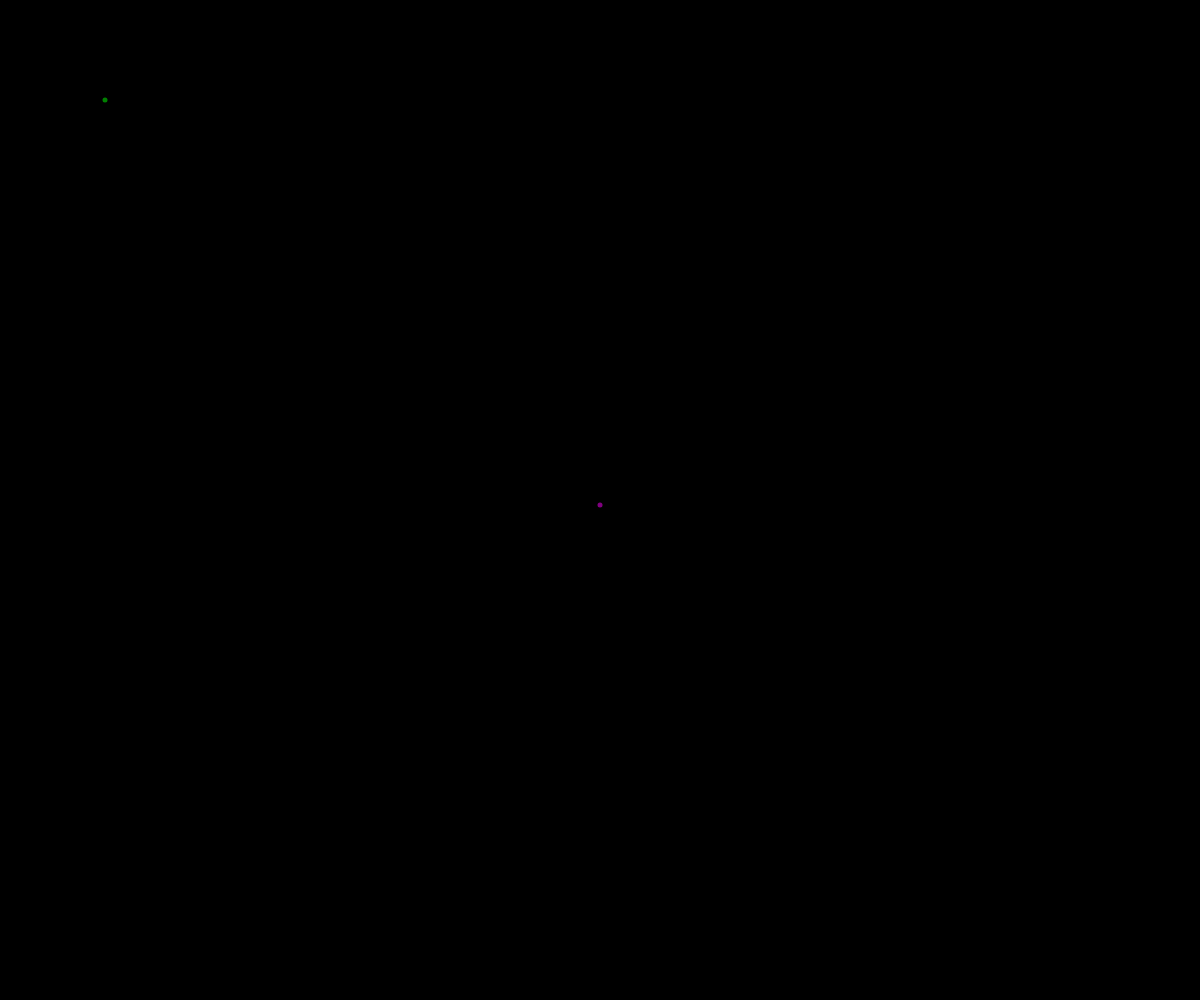
Frame 1 (no input)
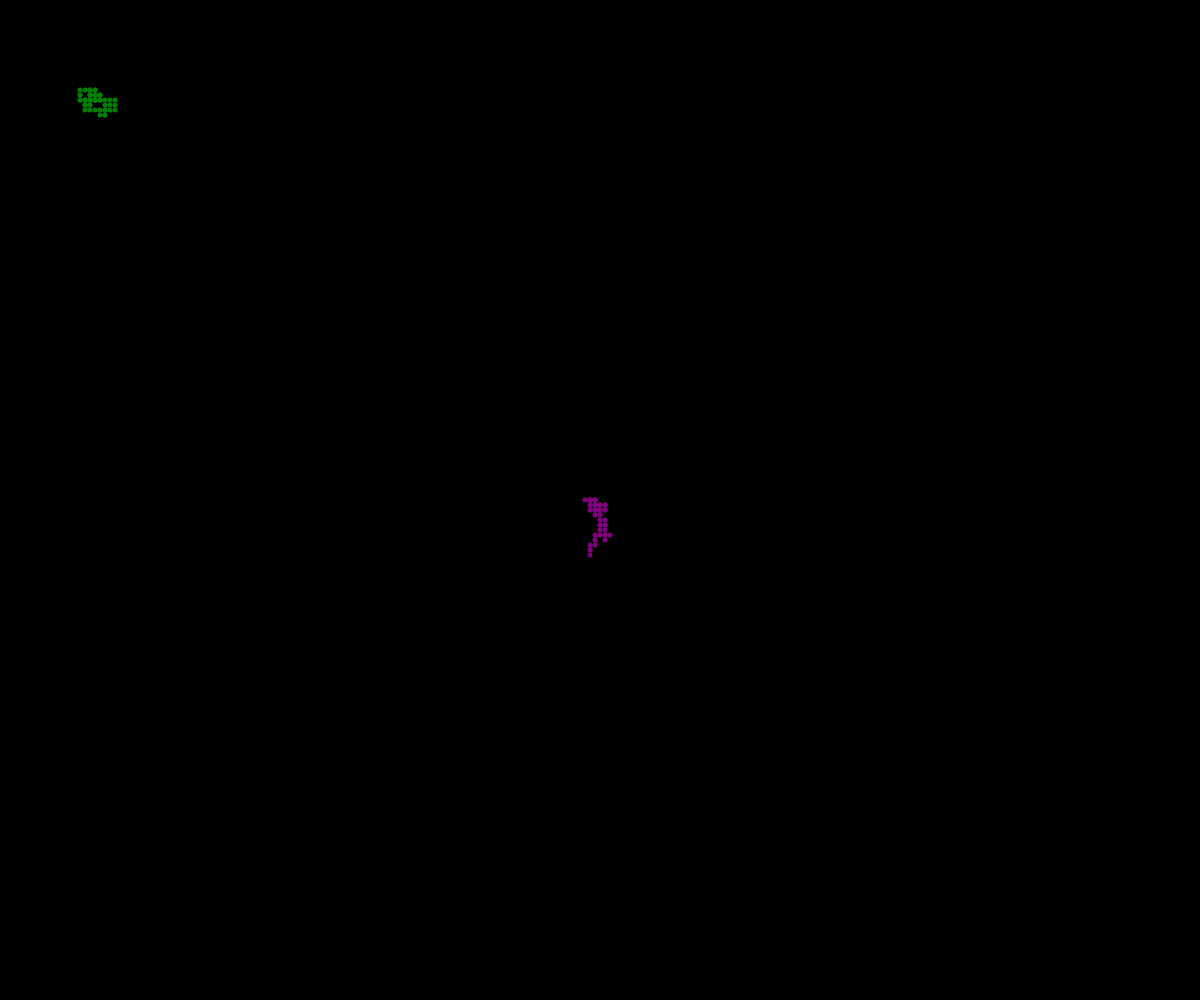
Frame 60 (no input)
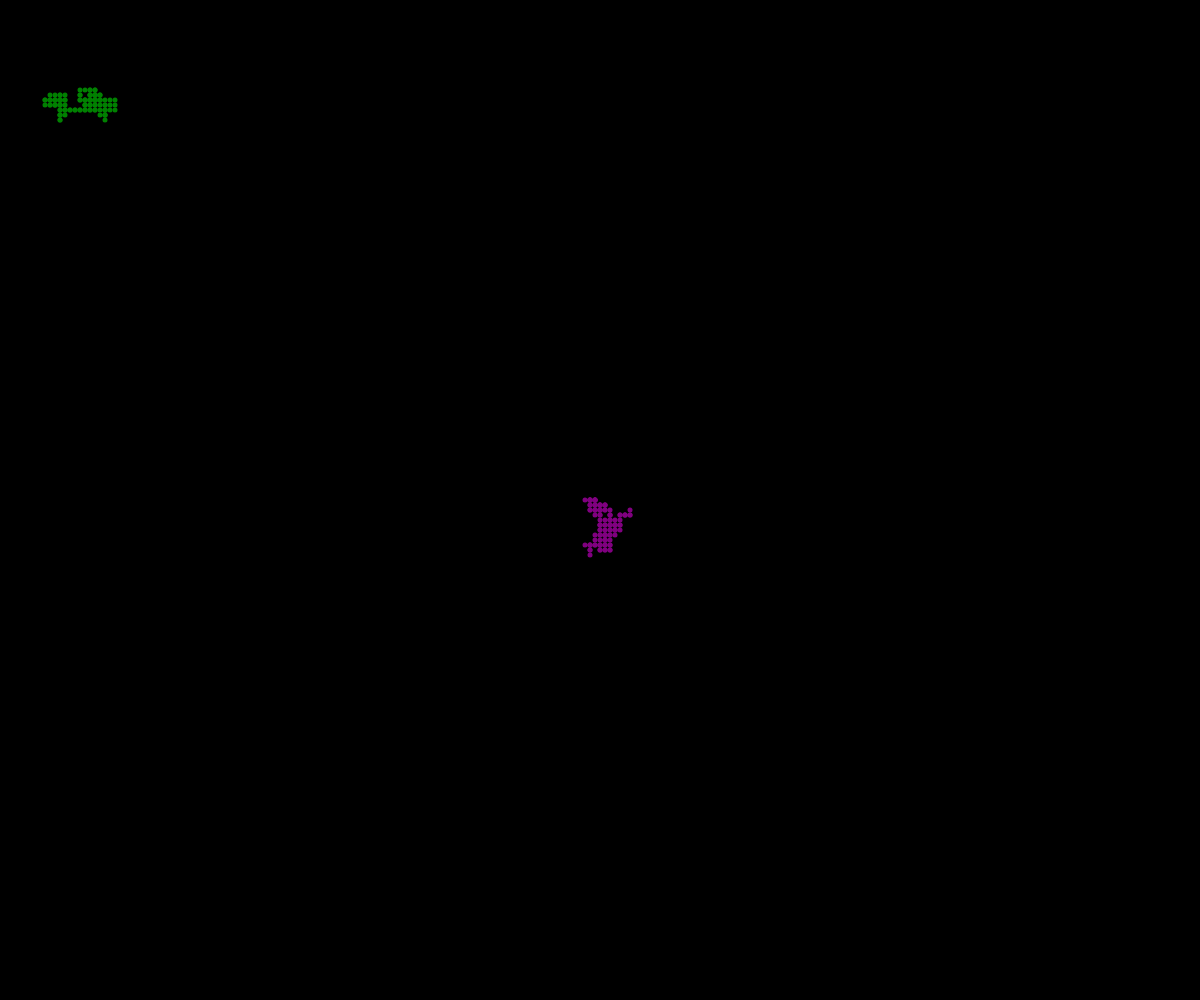
Frame 120 (the mouse pressed at the canvas centre since frame 60)

The p5.js sketch that drew these frames (run headless with seeded random() and noise() and a simulated clock; from frame 60 on, the mouse is pressed at the canvas centre):

// p5.js sketch
// ── sketch.js
// OOP Walker

let amy;
let noah;

function setup() {
  createCanvas(windowWidth, windowHeight);
  amy = new Walker(width/2, height/2, "purple");
  noah = new Walker(100, 100, "green");
  background("black");
}

function draw() {
  amy.move();
  noah.move();
  noah.display();
  amy.display();
}

class Walker {
  constructor(x, y, theColor){
    this.x = x;
    this.y = y;
    this.color = theColor;
    this.speed = 5;
  }

  display() {
    noStroke();
    fill(this.color);
    ellipse(this.x, this.y, 5, 5);
  }

  move() {
    let choice = random(100);

    if (choice<25){
      this.x += this.speed;
    }
    else if (choice<50){
      this.x -= this.speed;
    }
    else if (choice<75){
      this.y += this.speed;
    }
    else {
      this.y -= this.speed;
    }
  }
}
